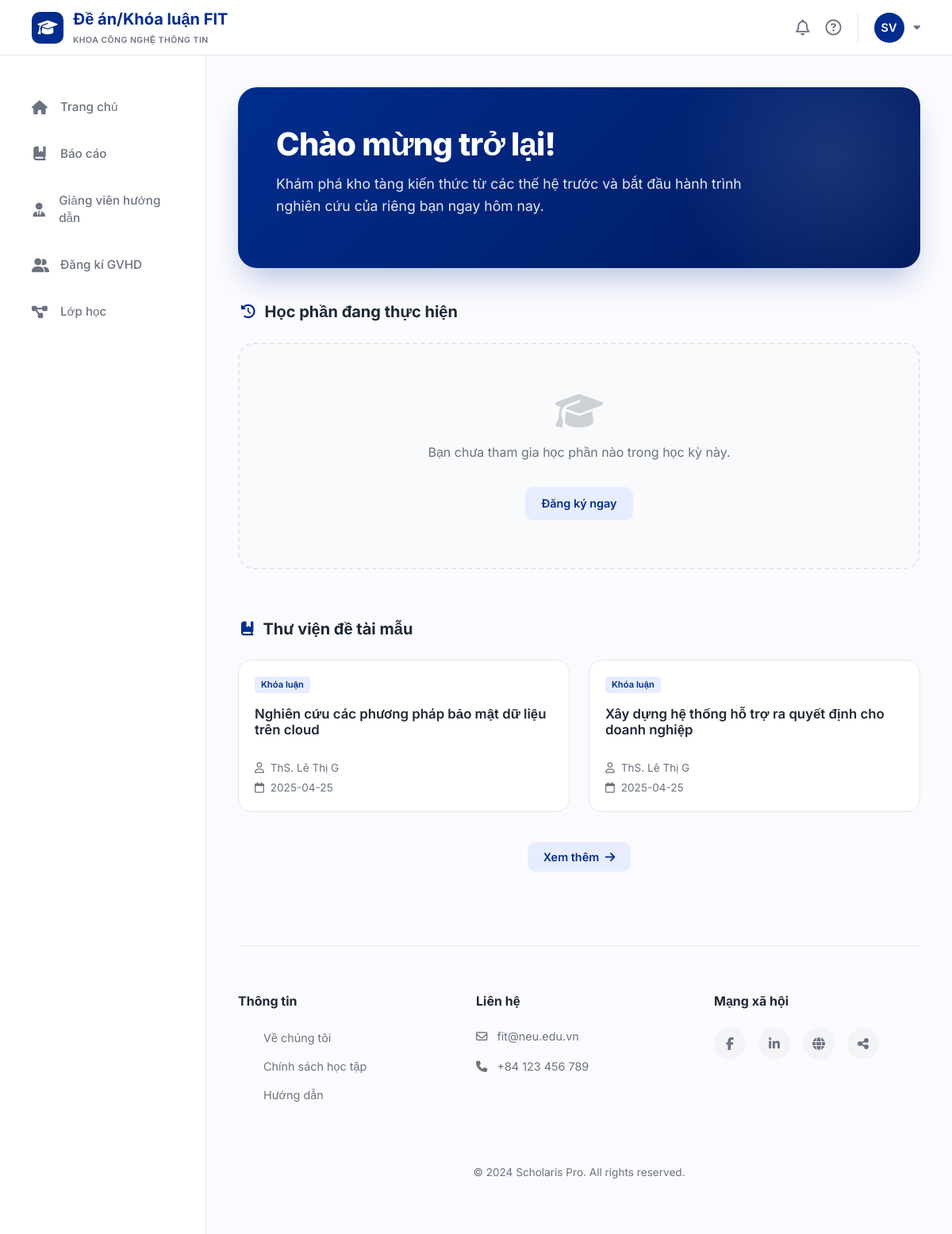
Before: /home (signed in) with the older database file.
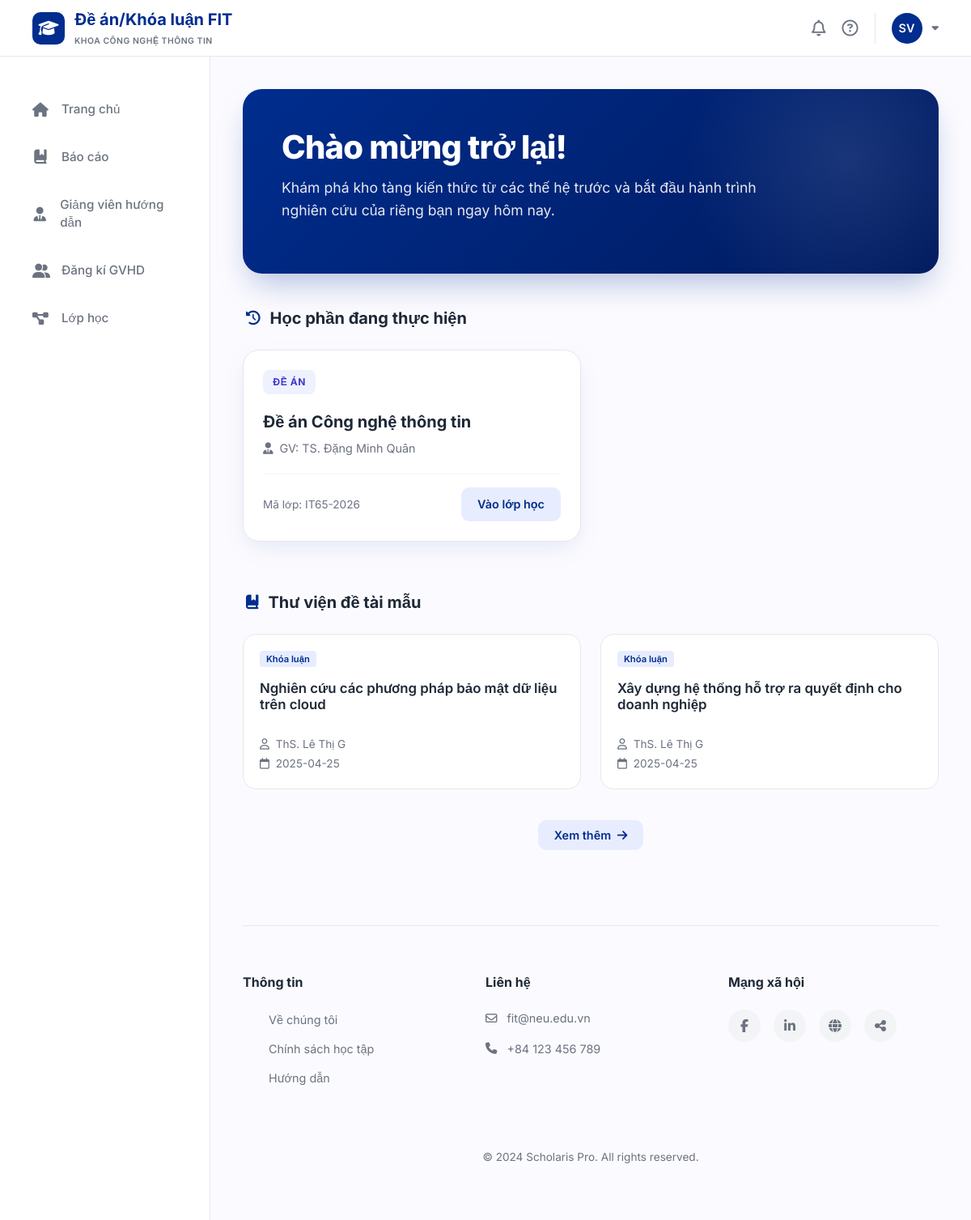
After: the same page with the newer database file.
### tables this page shows
CREATE TABLE published_reports (
    id INTEGER PRIMARY KEY AUTOINCREMENT,
    student_id INTEGER NOT NULL,
    class_id INTEGER NOT NULL,
    topic_id INTEGER NOT NULL,
    file_url VARCHAR(500),
    source_code_url VARCHAR(500),
    published_at DATETIME DEFAULT CURRENT_TIMESTAMP,
    FOREIGN KEY (student_id) REFERENCES students(id),
    FOREIGN KEY (class_id) REFERENCES classes(id),
    FOREIGN KEY (topic_id) REFERENCES topics(id)
);

CREATE TABLE course_types (
    id INTEGER PRIMARY KEY AUTOINCREMENT,
    type_name VARCHAR(50) NOT NULL UNIQUE
);

CREATE TABLE topics (
    id INTEGER PRIMARY KEY AUTOINCREMENT,
    student_id INTEGER NOT NULL,
    class_id INTEGER NOT NULL,
    title VARCHAR(500) NOT NULL,
    description TEXT,
    created_at DATETIME DEFAULT CURRENT_TIMESTAMP,
    updated_at DATETIME DEFAULT CURRENT_TIMESTAMP,
    FOREIGN KEY (student_id) REFERENCES students(id),
    FOREIGN KEY (class_id) REFERENCES classes(id)
);

CREATE TABLE users (
    id INTEGER PRIMARY KEY AUTOINCREMENT,
    email VARCHAR(100) NOT NULL UNIQUE,
    password VARCHAR(255) NOT NULL,
    full_name VARCHAR(100) NOT NULL,
    role VARCHAR(20) NOT NULL CHECK (role IN ('student', 'lecturer')),
    phone VARCHAR(20),
    created_at DATETIME DEFAULT CURRENT_TIMESTAMP
);

CREATE TABLE classes (
    id INTEGER PRIMARY KEY AUTOINCREMENT,
    class_code VARCHAR(50) NOT NULL UNIQUE,
    class_name VARCHAR(100) NOT NULL,
    course_id INTEGER NOT NULL,
    lecturer_id INTEGER NOT NULL,
    semester_id INTEGER NOT NULL,
    status VARCHAR(20) DEFAULT 'active' CHECK (status IN ('active', 'completed')),
    FOREIGN KEY (course_id) REFERENCES courses(id),
    FOREIGN KEY (lecturer_id) REFERENCES lecturers(id),
    FOREIGN KEY (semester_id) REFERENCES semesters(id)
);

CREATE TABLE courses (
    id INTEGER PRIMARY KEY AUTOINCREMENT,
    course_type_id INTEGER NOT NULL,
    course_code VARCHAR(20) NOT NULL UNIQUE,
    course_name VARCHAR(100) NOT NULL,
    credits INTEGER DEFAULT 0,
    description TEXT,
    FOREIGN KEY (course_type_id) REFERENCES course_types(id)
);

### app/student/home/routes.py (the view)
@student_home_bp.route('/')
@student_home_bp.route('/home')
def home():
    if 'user_id' not in session or session.get('role') != 'student':
        if session.get('role') == 'lecturer':
             return redirect(url_for('lecturer_home.home'))
        return redirect(url_for('login.login'))
    user_id = session['user_id']
    db = get_db()
    cursor = db.cursor()
    cursor.execute("SELECT * FROM semesters WHERE is_current = 1 LIMIT 1")
    current_semester = cursor.fetchone()
    cursor.execute("SELECT id FROM students WHERE user_id = ?", (user_id,))
    student = cursor.fetchone()
    if not student:
        return "Student profile not found", 404
    student_id = student['id']
    ongoing_courses = []
    if current_semester:
        cursor.execute("""
            SELECT c.*, ct.type_name, co.course_name, u.full_name as lecturer_name
            FROM class_students cs
            JOIN classes c ON cs.class_id = c.id
            JOIN courses co ON c.course_id = co.id
            JOIN course_types ct ON co.course_type_id = ct.id
            JOIN lecturers l ON c.lecturer_id = l.id
            JOIN users u ON l.user_id = u.id
            WHERE cs.student_id = ? AND c.semester_id = ? AND c.status = 'active'
        """, (student_id, current_semester['id']))
        ongoing_courses = cursor.fetchall()
    cursor.execute("""
        SELECT pr.*, t.title, u.full_name as lecturer_name, ct.type_name, co.course_name
        FROM published_reports pr
        JOIN topics t ON pr.topic_id = t.id
        JOIN classes c ON t.class_id = c.id
        JOIN courses co ON c.course_id = co.id
        JOIN course_types ct ON co.course_type_id = ct.id
        JOIN lecturers l ON c.lecturer_id = l.id
        JOIN users u ON l.user_id = u.id
        ORDER BY pr.published_at DESC
        LIMIT 2
    """)
    library_items = cursor.fetchall()
    return render_template(
        'student/home.html',
        ongoing_courses=ongoing_courses,
        library_items=library_items,
        current_semester=current_semester
    )

### app/database.py (called while the page is built)
def get_db():
    if 'db' not in g:
        g.db = sqlite3.connect(DB_PATH, timeout=30)
        g.db.row_factory = sqlite3.Row
        try:
            g.db.execute("PRAGMA journal_mode=WAL")
            g.db.execute("PRAGMA foreign_keys=ON")
        except sqlite3.OperationalError:
            pass
    return g.db

### templates/student/home.html (shortened to what this page needs)
{% extends "student/base.html" %}
{% block content %}
<div class="home-container">
    <section class="hero-section">
        <div class="hero-text">
            <h1>Chào mừng trở lại!</h1>
            <p>Khám phá kho tàng kiến thức từ các thế hệ trước và bắt đầu hành trình nghiên cứu của riêng bạn ngay hôm nay.</p>
        </div>
    </section>
    <div class="section-title">
        <i class="fa-solid fa-clock-rotate-left"></i>
        <span>Học phần đang thực hiện</span>
    </div>
    <div class="ongoing-grid">
        {% if ongoing_courses %}
            {% for course in ongoing_courses %}
            <div class="course-card">
                <div class="card-header-info">
                    <span class="card-label {% if course.type_name == 'Đề án' %}label-project{% else %}label-thesis{% endif %}">
                        {{ course.type_name }}
                    </span>
                </div>
                <div class="card-main">
                    <h3>{{ course.course_name }}</h3>
                    <div class="lecturer-info">
                        <i class="fa-solid fa-user-tie"></i>
                        <span>GV: {{ course.lecturer_name }}</span>
                    </div>
                </div>
                <div class="card-footer">
                    <span style="font-size: 0.85rem; color: var(--text-muted);">Mã lớp: {{ course.class_code }}</span>
                    <a href="{{ url_for('myprojects.project_detail', id=course.id) }}" class="btn-action">Vào lớp học</a>
                </div>
            </div>
            {% endfor %}
        {% else %}
            <div class="empty-state">
                <i class="fa-solid fa-graduation-cap"></i>
                <p>Bạn chưa tham gia học phần nào trong học kỳ này.</p>
                <a href="{{ url_for('registration.registration') }}" class="btn-action mt-3 d-inline-block">Đăng ký ngay</a>
            </div>
        {% endif %}
    </div>
    <div class="section-title">
        <i class="fa-solid fa-book-bookmark"></i>
        <span>Thư viện đề tài mẫu</span>
    </div>
    <div class="library-grid">
        {% if library_items %}
            {% for item in library_items %}
            <a href="{{ url_for('thesis.thesis_detail', topic_id=item.topic_id) }}" style="text-decoration: none;">
                <div class="library-item">
                    <span class="item-tag">{{ item.type_name }}</span>
                    <h4>{{ item.title }}</h4>
                    <div class="item-meta">
                        <span><i class="fa-regular fa-user me-1"></i> {{ item.lecturer_name }}</span>
                        <span><i class="fa-regular fa-calendar me-1"></i> {{ item.published_at[:10] }}</span>
                    </div>
                </div>
            </a>
            {% endfor %}
            <div style="grid-column: 1/-1; text-align: center; margin-top: 20px;">
                <a href="{{ url_for('thesis.thesesprojects') }}" class="btn-action">
                    Xem thêm <i class="fa-solid fa-arrow-right ms-1"></i>
                </a>
            </div>
        {% else %}
            <div class="empty-state">
                <i class="fa-solid fa-box-open"></i>
                <p>Thư viện hiện đang trống.</p>
            </div>
        {% endif %}
    </div>
</div>
{% endblock %}

Changed rows visible on the page:
added classes: type_name "ĐỀ ÁN", course_name "Đề án Công nghệ thông tin", lecturer_name "TS. Đặng Minh Quân", class_code "IT65-2026"
Other visible differences:
text no longer shown: "Bạn chưa tham gia học phần nào trong học kỳ này. Đăng ký ngay"
